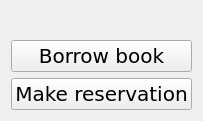
                  <widget class="QWidget" name="page_4">
                   <layout class="QVBoxLayout" name="verticalLayout_3">
                    <item>
                     <widget class="QLabel" name="bookInfo">
                      <property name="sizePolicy">
                       <sizepolicy hsizetype="Preferred" vsizetype="Maximum">
                        <horstretch>0</horstretch>
                        <verstretch>0</verstretch>
                       </sizepolicy>
                      </property>
                      <property name="font">
                       <font>
                        <family>DejaVu Sans</family>
                        <pointsize>15</pointsize>
                        <weight>75</weight>
                        <bold>true</bold>
                       </font>
                      </property>
                      <property name="text">
                       <string/>
                      </property>
                      <property name="alignment">
                       <set>Qt::AlignLeading|Qt::AlignLeft|Qt::AlignTop</set>
                      </property>
                     </widget>
                    </item>
                    <item>
                     <widget class="QPushButton" name="bookBorrowButton">
                      <property name="sizePolicy">
                       <sizepolicy hsizetype="Minimum" vsizetype="Minimum">
                        <horstretch>0</horstretch>
                        <verstretch>0</verstretch>
                       </sizepolicy>
                      </property>
                      <property name="font">
                       <font>
                        <family>DejaVu Sans</family>
                        <pointsize>15</pointsize>
                       </font>
                      </property>
                      <property name="text">
                       <string>Borrow book</string>
                      </property>
                     </widget>
                    </item>
                    <item>
                     <widget class="QPushButton" name="reservationButton">
                      <property name="sizePolicy">
                       <sizepolicy hsizetype="Minimum" vsizetype="Minimum">
                        <horstretch>0</horstretch>
                        <verstretch>0</verstretch>
                       </sizepolicy>
                      </property>
                      <property name="font">
                       <font>
                        <family>DejaVu Sans</family>
                        <pointsize>15</pointsize>
                       </font>
                      </property>
                      <property name="text">
                       <string>Make reservation</string>
                      </property>
                     </widget>
                    </item>
                   </layout>
                  </widget>
